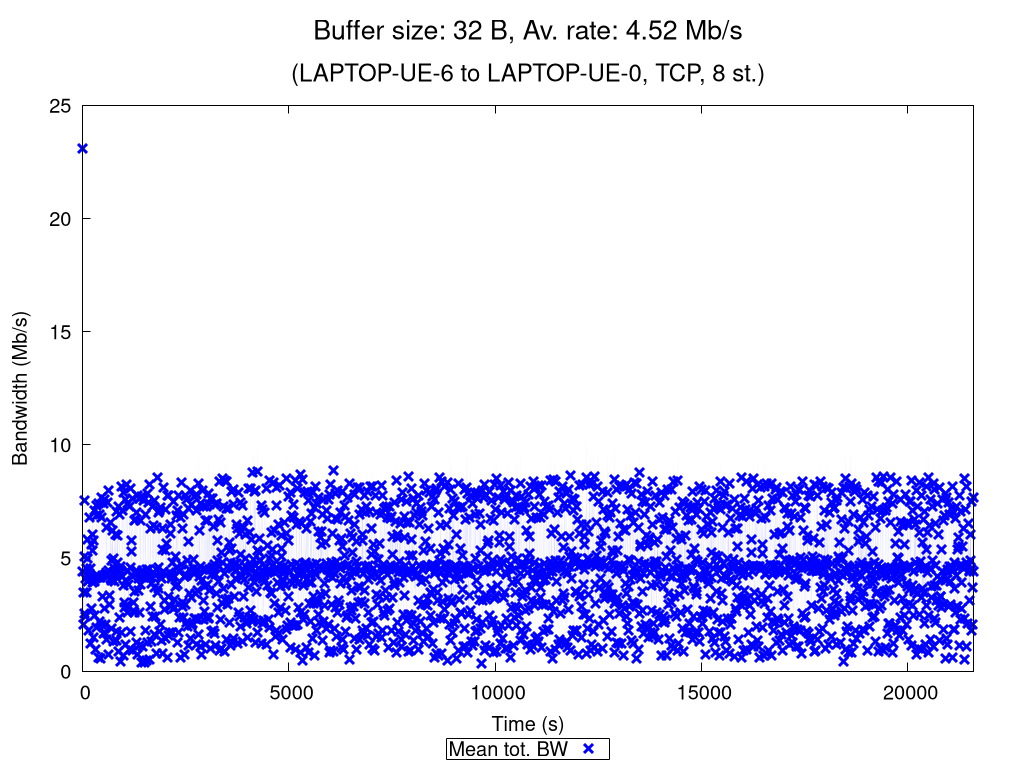

Recreate this plot in gnuplot.
set terminal pngcairo nocrop enhanced size 1024,768 font "Verdana,15"
set output "TCP_8_st_2020_11_13_08-47-29_two2one_00032B.png"

set title "{/=20 Buffer size: 32 B, Av. rate: 4.52 Mb/s}\n\n{/=18 (LAPTOP-UE-6 to LAPTOP-UE-0, TCP, 8 st.)}"

set xlabel "Time (s)"
set ylabel "Bandwidth (Mb/s)"
set ytics nomirror
set key bmargin center horizontal box samplen 1 width -1
set bmargin 4.6
set rmargin 4.5

rf = 1000000.0  # rate factor
set style fill transparent solid 0.2 noborder
set autoscale xfix
plot "TCP_8_st_2020_11_13_08-47-29_two2one_00032B_iperf_processed.dat" using 1:($2/rf-$3/rf):($2/rf+$3/rf) with filledcurves lc rgb "blue" notitle, \
     "" using 1:($2/rf) with points pt 2 ps 1.5 lw 3 lc rgb "blue" title "Mean tot. BW", \
